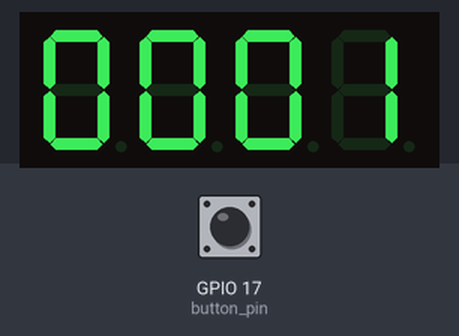
Bench run of a program on a simulated Raspberry Pi (BCM pin numbers). Parts: 4-digit seven-segment display. The test bench sets the inputs (shaded band); at power-on: GPIO 17 (button_pin) LOW. The segment pins are drawn as the display they are named for.

Above: at 1.2 s.
1.3 s: GPIO 17 (button_pin) pulled HIGH for 1 s
At 3.5 s:
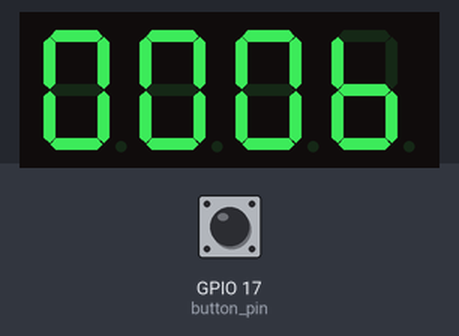
3.8 s: GPIO 17 (button_pin) pulled HIGH for 0.15 s
At 5.2 s:
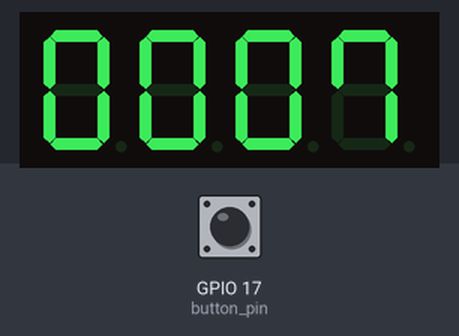
5.5 s: GPIO 17 (button_pin) pulled HIGH for 0.15 s
At 6.1 s:
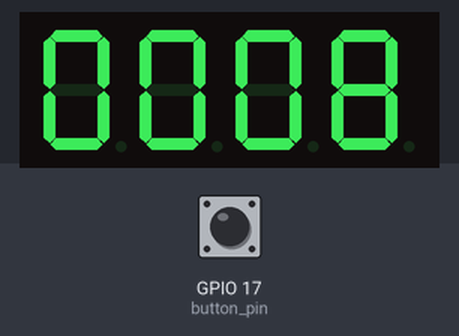
7.2 s: GPIO 17 (button_pin) pulled HIGH for 1 s
At 9.7 s:
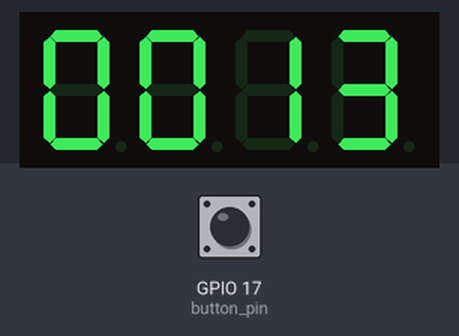
Timing chart, 0 to 10.7 s (numbered marks = the images above; inputs shaded):
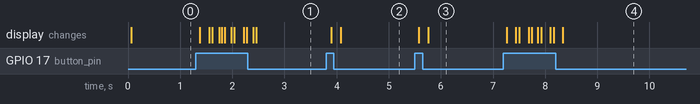

Measured:
- after the input at 1.3 s, the display: first changes after 0.08 s (image 1 shows a later state)
- after the input at 3.8 s, the display: first changes after 0.10 s (image 2 shows a later state)
- after the input at 5.5 s, the display: first changes after 0.08 s (image 3 shows a later state)
- after the input at 7.2 s, the display: first changes after 0.06 s (image 4 shows a later state)

The program:

fnd03.py
```python
import RPi.GPIO as GPIO
import time

segment_pins = [26, 13, 16, 20, 21, 19, 12]
digit_pins = [6, 22, 27, 25]
button_pin = 17

segment_patterns = [
    [1, 1, 1, 1, 1, 1, 0],  # 0
    [0, 1, 1, 0, 0, 0, 0],  # 1
    [1, 1, 0, 1, 1, 0, 1],  # 2
    [1, 1, 1, 1, 0, 0, 1],  # 3
    [0, 1, 1, 0, 0, 1, 1],  # 4
    [1, 0, 1, 1, 0, 1, 1],  # 5
    [0, 0, 1, 1, 1, 1, 1],  # 6
    [1, 1, 1, 0, 0, 1, 0],  # 7
    [1, 1, 1, 1, 1, 1, 1],  # 8
    [1, 1, 1, 0, 0, 1, 1]   # 9
]

def setup():
    GPIO.setmode(GPIO.BCM)
    GPIO.setwarnings(False)
    for pin in segment_pins:
        GPIO.setup(pin, GPIO.OUT)

    for pin in digit_pins:
        GPIO.setup(pin, GPIO.OUT)
        GPIO.output(pin, GPIO.HIGH)

    GPIO.setup(button_pin, GPIO.IN)

def display_number(number):
    digits = [int(d) for d in str(number).zfill(4)]
    for i in range(4):
        GPIO.output(digit_pins[i], GPIO.LOW)
        pattern = segment_patterns[digits[i]]
        for pin, state in zip(segment_pins, pattern):
            GPIO.output(pin, state)
        time.sleep(0.005)
        GPIO.output(digit_pins[i], GPIO.HIGH)

def main():
    setup()
    current_number = 1

    try:
        while True:
            display_number(current_number)

            if GPIO.input(button_pin) == GPIO.HIGH:
                current_number += 1
                if current_number > 9999:
                    current_number = 1
                time.sleep(0.2)
    except KeyboardInterrupt:
        GPIO.cleanup()

if __name__ == '__main__':
    main()
```
